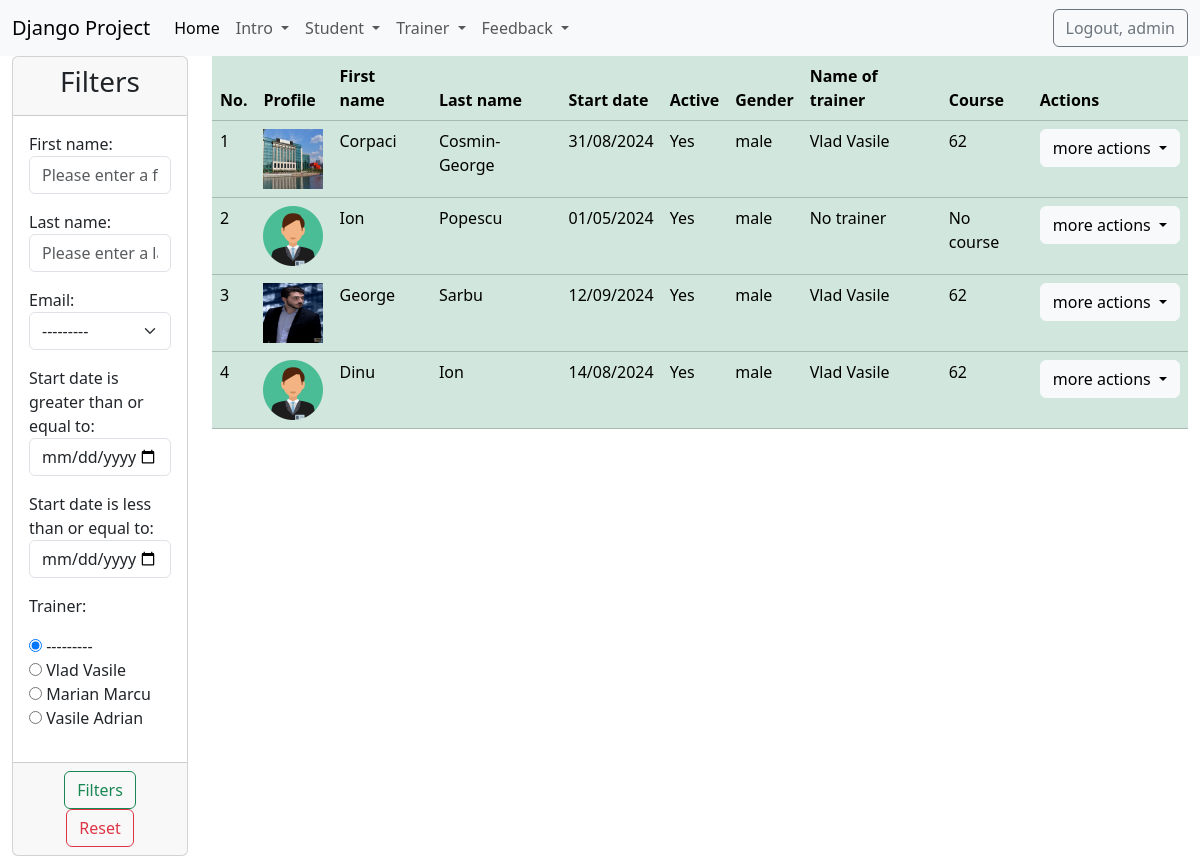
Page /list_students/ (signed in) on the committed database.
### trainer/models.py (models this page shows)
class Trainer(models.Model):
    first_name = models.CharField(max_length=20)
    last_name = models.CharField(max_length=20)
    course = models.CharField(max_length=40)
    profile = models.ImageField(upload_to="trainer_profiles/", null=True)
    email = models.EmailField(max_length=40)
    active = models.BooleanField(default=True)
    def __str__(self):
        return f'{self.first_name} {self.last_name}'

### student/models.py (models this page shows, shortened)
class Student(models.Model):
    gender_options = [
        ('male', 'Male'),
        ('female', 'Female')
    ]
    first_name = models.CharField(max_length=40)  # max_length = 255
    last_name = models.CharField(max_length=40)
    profile = models.ImageField(upload_to='students_profile/', null=True)
    email = models.EmailField(max_length=50)
    age = models.PositiveIntegerField(null=True, blank=True)
    description = models.TextField(max_length=500)  # max_length = nelimitat
    gender = models.CharField(choices=gender_options, max_length=6)
    start_date = models.DateField()
    end_date = models.DateField()
    active = models.BooleanField(default=True)
    trainer = models.ForeignKey(Trainer, on_delete=models.CASCADE, null=True)

### student/views.py (the view)
# urls.py: path('list_students/', views.StudentListView.as_view(), name='list-students'),
class StudentListView(LoginRequiredMixin, ListView):
    template_name = 'student/list_of_students.html'
    model = Student
    context_object_name = 'all_students'  # Student.objects.all()
    def get_queryset(self):
        return Student.objects.filter(active=True)
    def get_context_data(self, **kwargs):
        context = super().get_context_data(**kwargs)
        myfilters = StudentFilters(self.request.GET, queryset=Student.objects.filter(active=True))
        context['all_students'] = myfilters.qs  # salvez studentii care vin in urma filtrarii
        context['filters_form'] = myfilters.form  # trimit in interfata formularul de filtrare
        return context

### templates/student/list_of_students.html (shortened to what this page needs)
{% extends 'base.html' %}
{% load static %}
{% block content %}
    <div class="container-fluid">
        <div class="row">
            <div class="col-md-2">
                <div class="card">
                    <div class="card-header">
                        <h3 class="text-center">Filters</h3>
                    </div>
                    <form method="get">
                        <div class="card-body">
                            {{ filters_form.as_p }}
                        </div>
                        <div class="card-footer text-center">
                            <button type="submit" class="btn btn-outline-success">Filters</button>
                            <a href="{% url 'list-students' %}" class="btn btn-outline-danger">Reset</a>
                        </div>
                    </form>
                </div>
            </div>
            <div class="col-md-10">
                {% if all_students %}
                    <table class="table table-success">
                        <thead>
                        <tr>
                            <th>No.</th>
                            <th>Profile</th>
                            <th>First name</th>
                            <th>Last name</th>
                            <th>Start date</th>
                            <th>Active</th>
                            <th>Gender</th>
                            <th>Name of trainer</th>
                            <th>Course</th>
                            <th>Actions</th>
                        </tr>
                        </thead>
                        <tbody>
                        {% for student in all_students %}
                            <tr>
                                <td>{{ forloop.counter }}</td>
                                <td>
                                    {% if student.profile %}
                                        <img src="{{ student.profile.url }}" alt="Profile Image" width="60" height="60">
                                    {% elif student.gender == 'male' %}
                                        <img src="{% static 'img.png' %}" alt="Profile Image" width="60" height="60">
                                    {% elif student.gender == 'female' %}
                                        <img src="{% static 'img_1.png' %}" alt="Profile Image" width="60" height="60">
                                    {% else %}
                                        No image
                                    {% endif %}
                                </td>
                                <td>{{ student.first_name }}</td>
                                <td>{{ student.last_name }}</td>
                                <td>{{ student.start_date|date:"d/m/Y" }}</td>
                                <td>
                                    {% if student.active %}
                                        Yes
                                    {% else %}
                                        No
                                    {% endif %}
                                </td>
                                <td>
                                    {% if student.gender %}
                                        {{ student.gender }}
                                    {% else %}
                                        No available
                                    {% endif %}
                                </td>
                                <td>
                                    {% if student.trainer %}
                                        {{ student.trainer }}
                                    {% else %}
                                        No trainer
                                    {% endif %}
                                </td>
                                <td>
                                    {% if student.trainer.course %}
                                        {{ student.trainer.course }}
                                    {% else %}
                                        No course
                                    {% endif %}
                                </td>
                                <td>
                                    <div class="dropdown">
                                        <button class="btn btn-light dropdown-toggle" type="button"
                                                data-bs-toggle="dropdown" aria-expanded="true">
                                           more actions
                                        </button>
                                    </div>
                                </td>
                            </tr>
                        {% endfor %}
                        </tbody>
                    </table>
                {% else %}
                    <br><br>
                    <h3 class="text-center"> No students</h3>
                {% endif %}
            </div>
        </div>
    </div>
{% endblock %}

### templates/base.html (shortened to what this page needs)
{% load static %}
<!DOCTYPE html>
<html lang="en">
<head>
    <link href="https://cdn.jsdelivr.net/npm/bootstrap@5.3.3/dist/css/bootstrap.min.css" rel="stylesheet">
    <link rel="stylesheet" href="{% static 'my_style.css' %}">
</head>
<body>
    {% include 'navbar.html' %}
    {% block content %}  {% endblock %}
</body>
</html>

### templates/navbar.html (shortened to what this page needs)
<nav class="navbar navbar-expand-lg bg-body-tertiary">
    <div class="container-fluid">
        <a class="navbar-brand" href="#">Django Project</a>
        <div class="collapse navbar-collapse" id="navbarSupportedContent">
            <ul class="navbar-nav me-auto mb-2 mb-lg-0">
                <li class="nav-item">
                    <a class="nav-link active" aria-current="page" href="{% url 'home_page' %}">Home</a>
                </li>
                {% if user.is_authenticated %}
                <li class="nav-item dropdown">
                    <a class="nav-link dropdown-toggle" href="#" role="button" data-bs-toggle="dropdown"
                       aria-expanded="false">
                        Intro
                    </a>
                </li>
                <li class="nav-item dropdown">
                    <a class="nav-link dropdown-toggle" href="#" role="button" data-bs-toggle="dropdown"
                       aria-expanded="false">
                        Student
                    </a>
                </li>
                <li class="nav-item dropdown">
                    <a class="nav-link dropdown-toggle" href="#" role="button" data-bs-toggle="dropdown"
                       aria-expanded="false">
                        Trainer
                    </a>
                </li>
                <li class="nav-item dropdown">
                    <a class="nav-link dropdown-toggle" href="#" role="button" data-bs-toggle="dropdown"
                       aria-expanded="false">
                        Feedback
                    </a>
                </li>
            {%  endif %}
            </ul>
            {% if user.is_authenticated %}
                <div>
                    <form method="post" action="{% url 'logout' %}">
                        <button type="submit" class="btn btn-outline-secondary">Logout, {{ user.username }}</button>
                    </form>
                </div>
            {% else %}
                <div>
                    <a href="{% url 'login' %}" class="btn btn-outline-success">Login</a>
                    <a href="{% url 'create-user' %}" class="btn btn-outline-secondary">Signup</a>
                </div>
            {% endif %}
        </div>
    </div>
</nav>

### rows in the picture
Trainer: email "---------"
Student: profile (picture), first_name "Corpaci", last_name "Cosmin-George", start_date "31/08/2024", active "Yes", gender "male", trainer "Vlad Vasile", trainer.course "62"
Student: first_name "Ion", last_name "Popescu", start_date "01/05/2024", active "Yes", gender "male", shows "No trainer", shows "No course"
Student: profile (picture), first_name "George", last_name "Sarbu", start_date "12/09/2024", active "Yes", gender "male", trainer "Vlad Vasile", trainer.course "62"
Student: first_name "Dinu", last_name "Ion", start_date "14/08/2024", active "Yes", gender "male", trainer "Vlad Vasile", trainer.course "62"

### other values in the picture
{{ user.username }} "admin"
